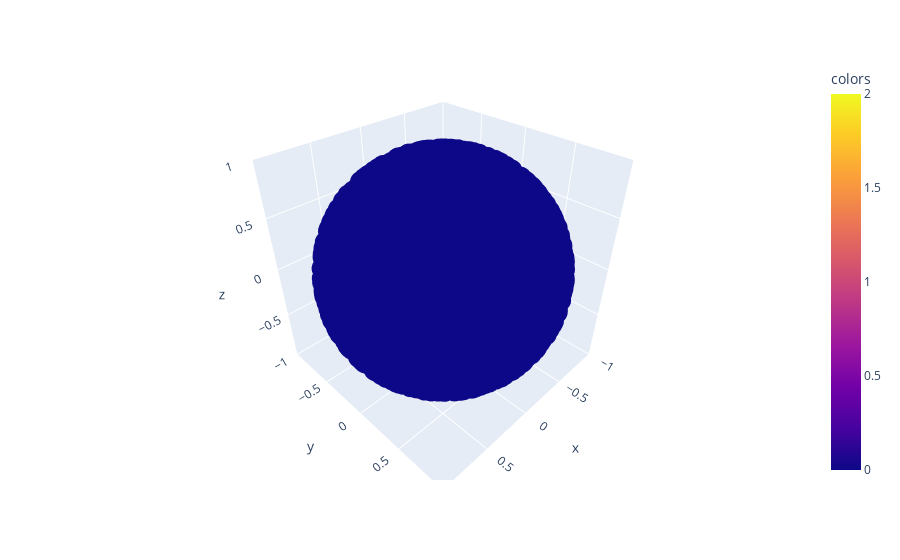

Source (notebook cell):
### Code cell
g1, g2 = visualize_geodesics(
    S1.X,
    S1.latent_geodesic,
    partial(get_geodesic_from_trainer, trainer=trainer),
    S1, 
    S1
)

### Figure 1 — Plotly figure (JSON) as saved in the notebook; plotly's stock layout.template omitted (floating-point values rounded to 4 significant figures; data arrays with more than 128 entries replaced by an {"elided": "..."} marker saying what was removed)
{"data": [{"hovertemplate": "x=%{x}<br>y=%{y}<br>z=%{z}<br>colors=%{marker.color}<extra></extra>", "legendgroup": "", "marker": {"color": {"elided": "2073 int values"}, "coloraxis": "coloraxis", "symbol": "circle"}, "mode": "markers", "name": "", "scene": "scene", "showlegend": false, "type": "scatter3d", "x": {"elided": "2073 float values"}, "y": {"elided": "2073 float values"}, "z": {"elided": "2073 float values"}}], "layout": {"coloraxis": {"colorbar": {"title": {"text": "colors"}}, "colorscale": [[0, "#0d0887"], [0.1111, "#46039f"], [0.2222, "#7201a8"], [0.3333, "#9c179e"], [0.4444, "#bd3786"], [0.5556, "#d8576b"], [0.6667, "#ed7953"], [0.7778, "#fb9f3a"], [0.8889, "#fdca26"], [1, "#f0f921"]]}, "legend": {"tracegroupgap": 0}, "margin": {"t": 60}, "scene": {"domain": {"x": [0, 1], "y": [0, 1]}, "xaxis": {"range": [-1.0, 1.0], "title": {"text": "x"}}, "yaxis": {"range": [-1.0, 1.0], "title": {"text": "y"}}, "zaxis": {"range": [-1.0, 1.0], "title": {"text": "z"}}}}}
